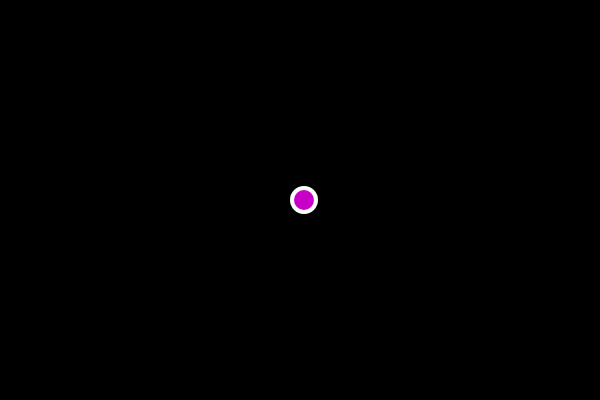
Frame 1 (no input)
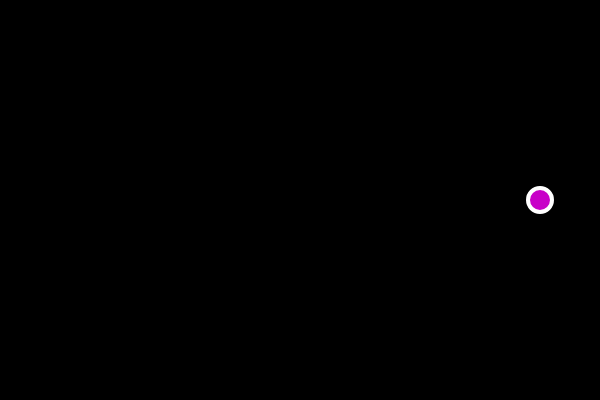
Frame 60 (no input)
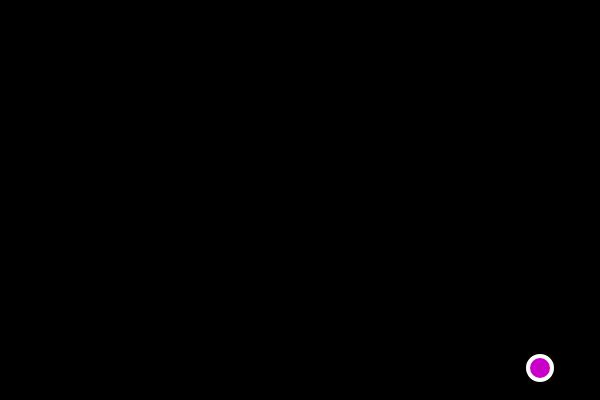
Frame 120 (the mouse pressed at the canvas centre since frame 60)

The p5.js sketch that drew these frames (run headless with seeded random() and noise() and a simulated clock; from frame 60 on, the mouse is pressed at the canvas centre):

// p5.js sketch
// ── sketch.js
// Function Basics
let ball = {
  x: 300,
  y: 200,
  xspeed: 4,
  yspeed: 0
};
function setup() {
  createCanvas(600, 400);
}
function mousePressed() {
  console.log('in mousePressed')
  // if (ball.xspeed > 0 || ball.xspeed < 0) {
  if (ball.xspeed != 0) { // not x still
    ball.xspeed = 0; // x is no still
    ball.yspeed = 4;
  }
  else if (ball.yspeed != 0) {
    ball.yspeed = 0;
    ball.xspeed = 4;
  }
  console.log('ball.xspeed',ball.xspeed,'ball.yspeed',ball.yspeed)
}
function draw() {
  background(0);
  move();
  bounce();
  display();
}
function bounce() {
  if (ball.x > width || ball.x < 0) {
    ball.xspeed = ball.xspeed * -1;
  }
  if (ball.y > height || ball.y < 0) {
    ball.yspeed = ball.yspeed * -1;
  }
}
function move() {
  ball.x = ball.x + ball.xspeed;
  ball.y = ball.y + ball.yspeed;
}
function display() {
  stroke(255);
  strokeWeight(4);
  fill(200, 0, 200);
  ellipse(ball.x, ball.y, 24, 24);
}

// Code! Programming with p5.js
// The Coding Train / Daniel Shiffman
// https://thecodingtrain.com/beginners/p5js/5.1-function-basics.html
// https://youtu.be/wRHAitGzBrg
// https://editor.p5js.org/codingtrain/sketches/omHOuJY1
